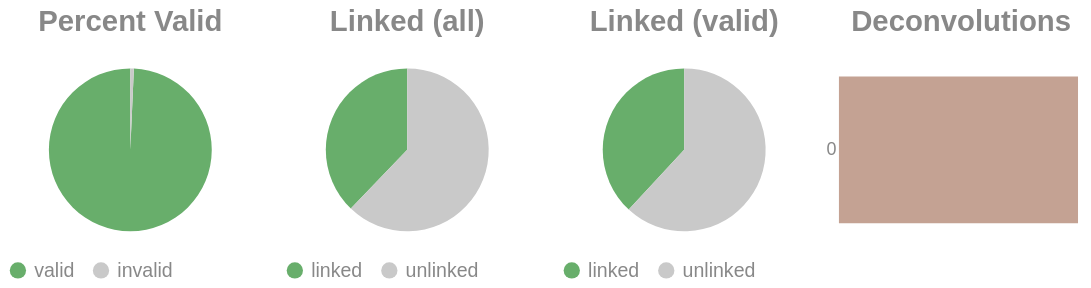

Notebook cell for this chart:
### Code cell
if SKIPLR:
    pass
else:
    clash = Counter()
    for i in valids['molecule'].to_list():
        _mol = i.split("-")
        if len(_mol) == 1:
            clash.update('0')
        else:
            clash.update(_mol[-1])

    _d = {"deconvolutions": [], 'count': []}
    for k,v in clash.items():
        _d['deconvolutions'].append(k)
        _d['count'].append(v)

    tot_valid = valids['reads'].sum()
    mask = valids['reads'] >= 2
    n_linked_reads = valids.filter(mask)['reads'].sum()
    if n_linked_reads == 0:
        print_html("No linked molecules (>=2 reads) were detected; skipping linked-only distributions.")
        SKIPLR = True
    else:
        perc_valid = round(tot_valid / n_reads, 4)
        linked_perc_abs = round(n_linked_reads / n_reads, 4)
        linked_perc = round(n_linked_reads / tot_valid, 4)

    _valid = pl.DataFrame({"valids": ['valid', 'invalid'], "count": [tot_valid, n_reads - tot_valid]})
    _linked_abs = pl.DataFrame({"linked (absolute)": ['linked', 'unlinked'], "count": [n_linked_reads, n_reads - n_linked_reads]})
    _linked_rel = pl.DataFrame({"linked (valids)": ['linked', 'unlinked'], "count": [n_linked_reads, tot_valid - n_linked_reads]})

    (
        alt.hconcat(
            piechart(_valid, goodval = 'valid', title = "Percent Valid"),
            piechart(_linked_abs, goodval = "linked", title =  "Linked (all)"),
            piechart(_linked_rel, goodval = "linked", title =  "Linked (valid)"),
            convolutionbar(pl.DataFrame(_d), title = "Deconvolutions"),
            center = True,
            bounds = 'flush'
        )
        .resolve_scale(color='independent')
        .resolve_legend('independent')
        .properties(usermeta={'embedOptions': {"actions": False}})
    ).display()

### Figure 1 — Vega-Lite specification as saved in the notebook (floating-point values rounded to 4 significant figures)
{"width": "container", "height": 400, "config": {"title": {"anchor": "start", "dy": -15, "fontSize": 18, "color": "#888888", "subtitleColor": "#888888", "subtitleFontSize": 14}, "arc": {"fill": "#0072B2"}, "axis": {"domainColor": "#888888", "domainWidth": 0.5, "gridWidth": 0.2, "grid": false, "titleFontWeight": 400, "titleFontSize": 15, "labelFontSize": 11, "labelColor": "#888888", "tickColor": "#888888", "tickWidth": 0.2, "titleColor": "#888888"}, "axisBand": {"grid": false}, "axisX": {"grid": true, "tickSize": 10, "domainCap": "round"}, "axisY": {"domain": false, "grid": true, "tickSize": 0, "domainCap": "round"}, "background": "transparent", "header": {"labelFontSize": 15, "labelColor": "#888888", "titleFontSize": 15, "titleFontWeight": 600, "titleColor": "#888888"}, "legend": {"labelFont": "sans-serif", "labelFontSize": 12, "labelColor": "#888888", "symbolSize": 100, "symbolType": "circle", "titleFontSize": 12, "titlePadding": 10, "titleColor": "#888888", "title": null}, "range": {"category": ["#E69F00", "#56B4E9", "#009E73", "#F0E442", "#0072B2", "#D55E00", "#CC79A7", "#000000"], "diverging": ["#cfe8f3", "#a2d4ec", "#73bfe2", "#46abdb", "#1696d2", "#12719e"]}, "area": {"fill": "#0072B2", "fillOpacity": 0.7, "line": true, "strokeOpacity": 0.7}, "line": {"color": "#0072B2", "stroke": "#0072B2", "strokeWidth": 2}, "trail": {"color": "#0072B2", "stroke": "#0072B2", "strokeWidth": 0, "size": 1}, "point": {"filled": true, "fillOpacity": 1.0, "size": 95}, "text": {"color": "#888888", "fontSize": 11, "align": "right", "fontWeight": 400, "size": 11}, "bar": {"fill": "#0072B2", "stroke": null}, "view": {"stroke": null, "continuousWidth": 660, "continuousHeight": 400}}, "hconcat": [{"data": {"name": "data-00a1a0469c1d171896c6f8079c68ad5e"}, "mark": {"type": "arc"}, "encoding": {"color": {"field": "valids", "legend": {"orient": "bottom", "title": null}, "scale": {"domain": ["valid", "invalid"], "range": ["#68ae6b", "#C9C9C9"]}, "title": "Valids", "type": "nominal"}, "theta": {"field": "count", "type": "quantitative"}, "tooltip": [{"field": "valids", "title": "Valids", "type": "ordinal"}, {"field": "percent", "format": ".2%", "title": "Percent", "type": "quantitative"}, {"field": "count", "title": "Count", "type": "quantitative"}]}, "height": 100, "title": {"text": "Percent Valid", "align": "center", "anchor": "middle"}, "transform": [{"calculate": "datum.count / 7030431", "as": "percent"}], "width": 150}, {"data": {"name": "data-45265ec0fc555af2a54ea62f95f094aa"}, "mark": {"type": "arc"}, "encoding": {"color": {"field": "linked (absolute)", "legend": {"orient": "bottom", "title": null}, "scale": {"domain": ["linked", "unlinked"], "range": ["#68ae6b", "#C9C9C9"]}, "title": "Linked (Absolute)", "type": "nominal"}, "theta": {"field": "count", "type": "quantitative"}, "tooltip": [{"field": "linked (absolute)", "title": "Linked (Absolute)", "type": "ordinal"}, {"field": "percent", "format": ".2%", "title": "Percent", "type": "quantitative"}, {"field": "count", "title": "Count", "type": "quantitative"}]}, "height": 100, "title": {"text": "Linked (all)", "align": "center", "anchor": "middle"}, "transform": [{"calculate": "datum.count / 7030431", "as": "percent"}], "width": 150}, {"data": {"name": "data-3212d6cedd2c55d4e39b474fb95cd7f5"}, "mark": {"type": "arc"}, "encoding": {"color": {"field": "linked (valids)", "legend": {"orient": "bottom", "title": null}, "scale": {"domain": ["linked", "unlinked"], "range": ["#68ae6b", "#C9C9C9"]}, "title": "Linked (Valids)", "type": "nominal"}, "theta": {"field": "count", "type": "quantitative"}, "tooltip": [{"field": "linked (valids)", "title": "Linked (Valids)", "type": "ordinal"}, {"field": "percent", "format": ".2%", "title": "Percent", "type": "quantitative"}, {"field": "count", "title": "Count", "type": "quantitative"}]}, "height": 100, "title": {"text": "Linked (valid)", "align": "center", "anchor": "middle"}, "transform": [{"calculate": "datum.count / 6981376", "as": "percent"}], "width": 150}, {"data": {"name": "data-6c16c426227e05c79cee756285c10133"}, "mark": {"type": "bar"}, "encoding": {"color": {"field": "deconvolutions", "legend": null, "scale": {"scheme": "lightgreyred"}, "type": "nominal"}, "tooltip": [{"field": "deconvolutions", "title": "Deconvolutions", "type": "ordinal"}, {"field": "percent", "format": ".2%", "title": "Percent", "type": "quantitative"}, {"field": "count", "title": "Count", "type": "quantitative"}], "x": {"axis": null, "field": "count", "type": "quantitative"}, "y": {"field": "deconvolutions", "sort": "ascending", "title": null, "type": "nominal"}}, "height": 100, "title": {"text": "Deconvolutions", "align": "center", "anchor": "middle"}, "transform": [{"calculate": "datum.count / 5381476", "as": "percent"}], "width": 150}], "bounds": "flush", "center": true, "resolve": {"legend": {"angle": "independent"}, "scale": {"color": "independent"}}, "usermeta": {"embedOptions": {"actions": false}}, "$schema": "https://vega.github.io/schema/vega-lite/v6.1.0.json", "datasets": {"data-00a1a0469c1d171896c6f8079c68ad5e": [{"valids": "valid", "count": 6981376}, {"valids": "invalid", "count": 49055}], "data-45265ec0fc555af2a54ea62f95f094aa": [{"linked (absolute)": "linked", "count": 2659005}, {"linked (absolute)": "unlinked", "count": 4371426}], "data-3212d6cedd2c55d4e39b474fb95cd7f5": [{"linked (valids)": "linked", "count": 2659005}, {"linked (valids)": "unlinked", "count": 4322371}], "data-6c16c426227e05c79cee756285c10133": [{"deconvolutions": "0", "count": 5381476}]}}
